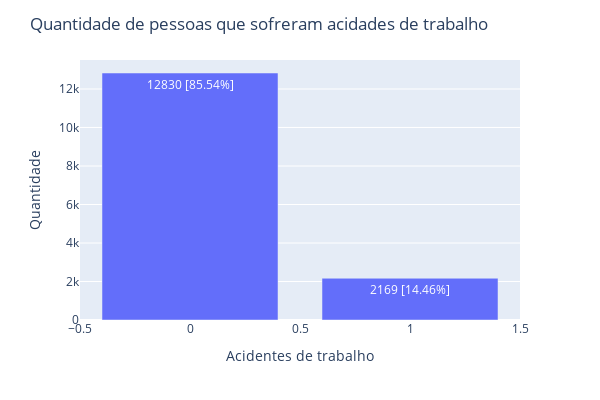

Write notebook code for a chart like this one.
### Code cell
exibeBarplot(df_ind, coluna='acidente_trabalho', xlabel='Acidentes de trabalho', ylabel='Quantidade', 
                title='Quantidade de pessoas que sofreram acidades de trabalho', width=600)

### Figure 1 — Plotly figure (JSON) as saved in the notebook; plotly's stock layout.template omitted (floating-point values rounded to 4 significant figures)
{"data": [{"alignmentgroup": "True", "hovertemplate": "x=%{x}<br>y=%{y}<br>text=%{text}<extra></extra>", "legendgroup": "", "marker": {"color": "#636efa", "pattern": {"shape": ""}}, "name": "", "offsetgroup": "", "orientation": "v", "showlegend": false, "text": ["12830 [85.54%]", "2169 [14.46%]"], "textposition": "auto", "type": "bar", "x": [0, 1], "xaxis": "x", "y": [12830, 2169], "yaxis": "y"}], "layout": {"autosize": false, "barmode": "relative", "height": 400, "legend": {"tracegroupgap": 0}, "margin": {"t": 60}, "title": {"text": "<span>Quantidade de pessoas que sofreram acidades de trabalho</span>"}, "width": 600, "xaxis": {"anchor": "y", "domain": [0, 1], "title": {"text": "<span>Acidentes de trabalho</span>"}}, "yaxis": {"anchor": "x", "domain": [0, 1], "title": {"text": "<span>Quantidade</span>"}}}}
